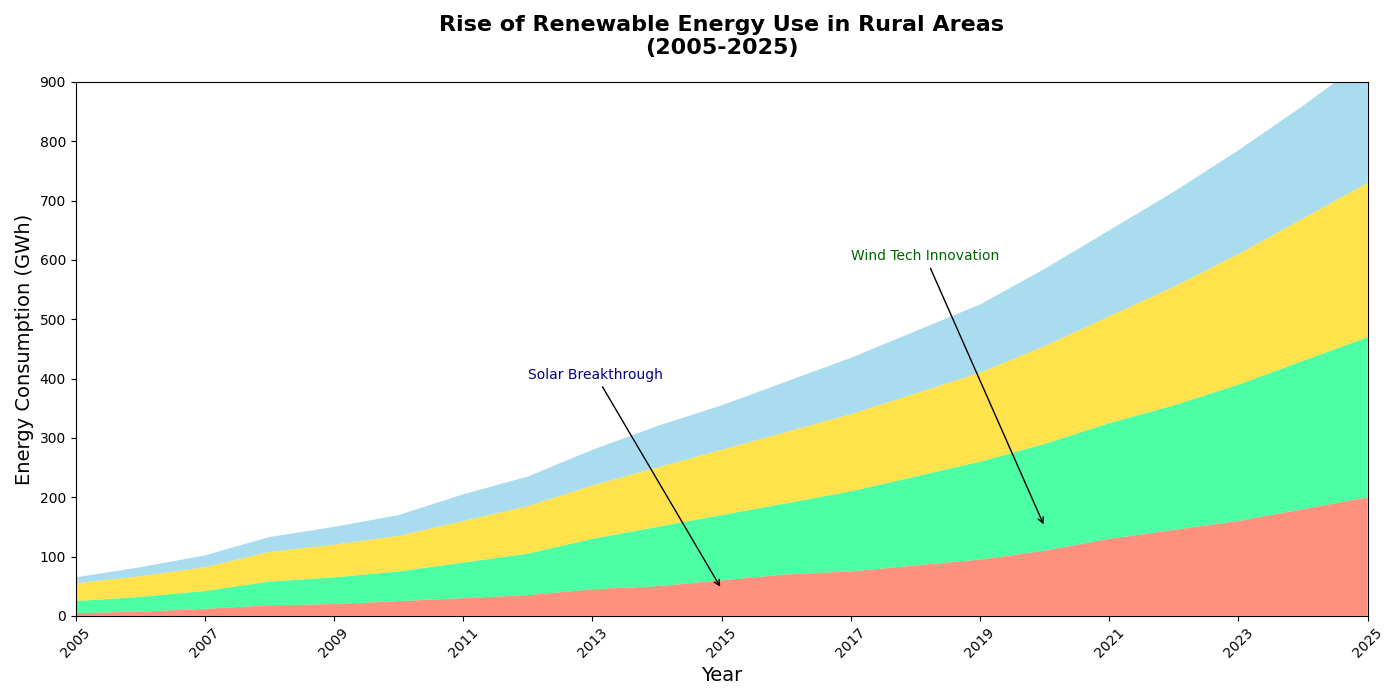

Here is the Python script that generated this plot:
import matplotlib.pyplot as plt
import numpy as np

years = np.arange(2005, 2026)
solar_energy = np.array([
    5, 7, 12, 18, 20, 25, 30, 35, 45, 50, 
    60, 70, 75, 85, 95, 110, 130, 145, 160, 180, 
    200
])
wind_energy = np.array([
    20, 25, 30, 40, 45, 50, 60, 70, 85, 100,
    110, 120, 135, 150, 165, 180, 195, 210, 230, 250,
    270
])
hydro_energy = np.array([
    30, 35, 40, 50, 55, 60, 70, 80, 90, 100,
    110, 120, 130, 140, 150, 165, 180, 200, 220, 240,
    260
])
biomass_energy = np.array([
    10, 15, 20, 25, 30, 35, 45, 50, 60, 70,
    75, 85, 95, 105, 115, 130, 145, 160, 175, 190,
    210
])

fig, ax = plt.subplots(figsize=(14, 7))

ax.stackplot(years, solar_energy, wind_energy, hydro_energy, biomass_energy, 
             colors=['#FF6347', '#00FF7F', '#FFD700', '#87CEEB'], alpha=0.7)

ax.set_title("Rise of Renewable Energy Use in Rural Areas\n(2005-2025)", fontsize=16, fontweight='bold', pad=20)
ax.set_xlabel('Year', fontsize=14)
ax.set_ylabel('Energy Consumption (GWh)', fontsize=14)
ax.set_xlim(years[0], years[-1])
ax.set_ylim(0, 900)
ax.set_xticks(years[::2])
plt.xticks(rotation=45)

ax.annotate('Solar Breakthrough', xy=(2015, 45), xytext=(2012, 400),
             arrowprops=dict(facecolor='black', arrowstyle='->'), fontsize=10, color='darkblue')
ax.annotate('Wind Tech Innovation', xy=(2020, 150), xytext=(2017, 600),
             arrowprops=dict(facecolor='black', arrowstyle='->'), fontsize=10, color='darkgreen')

plt.tight_layout()
plt.show()
